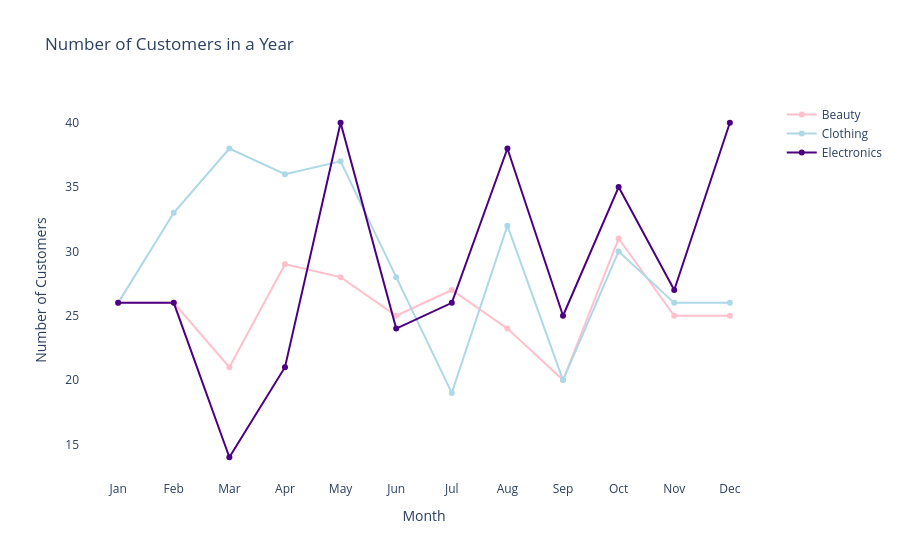

This figure's notebook cell:
### Code cell
# Create a line graph  to visualize the number of customer purchasing in each category by month
graph = go.Figure()

#line graph customers purchasing beauty products
graph.add_trace(
    go.Scatter(
        name= 'Beauty',
        x= agegrp_month_pivot['month_name'], 
        y= agegrp_month_pivot['Beauty'],
        marker_color= 'pink', 
    )
)

#line graph customers purchasing clothing
graph.add_trace(
    go.Scatter(
        name= 'Clothing',
        x= agegrp_month_pivot['month_name'], 
        y= agegrp_month_pivot['Clothing'],
        marker_color= 'lightblue', 
    )
)

#line graph customers purchasing electronics 
graph.add_trace(
    go.Scatter(
        name= 'Electronics',
        x= agegrp_month_pivot['month_name'],
        y= agegrp_month_pivot['Electronics'],
        marker_color= 'indigo',
    )
)

graph.update_layout(
    title= 'Number of Customers in a Year',
    xaxis_title= 'Month',
    yaxis_title= 'Number of Customers',
    barmode= 'stack',
    plot_bgcolor= 'white'
)
graph.show()

### Figure 1 — Plotly figure (JSON) as saved in the notebook; plotly's stock layout.template omitted (floating-point values rounded to 4 significant figures)
{"data": [{"marker": {"color": "pink"}, "name": "Beauty", "type": "scatter", "x": ["Jan", "Feb", "Mar", "Apr", "May", "Jun", "Jul", "Aug", "Sep", "Oct", "Nov", "Dec"], "y": [26, 26, 21, 29, 28, 25, 27, 24, 20, 31, 25, 25]}, {"marker": {"color": "lightblue"}, "name": "Clothing", "type": "scatter", "x": ["Jan", "Feb", "Mar", "Apr", "May", "Jun", "Jul", "Aug", "Sep", "Oct", "Nov", "Dec"], "y": [26, 33, 38, 36, 37, 28, 19, 32, 20, 30, 26, 26]}, {"marker": {"color": "indigo"}, "name": "Electronics", "type": "scatter", "x": ["Jan", "Feb", "Mar", "Apr", "May", "Jun", "Jul", "Aug", "Sep", "Oct", "Nov", "Dec"], "y": [26, 26, 14, 21, 40, 24, 26, 38, 25, 35, 27, 40]}], "layout": {"barmode": "stack", "plot_bgcolor": "white", "title": {"text": "Number of Customers in a Year"}, "xaxis": {"title": {"text": "Month"}}, "yaxis": {"title": {"text": "Number of Customers"}}}}
